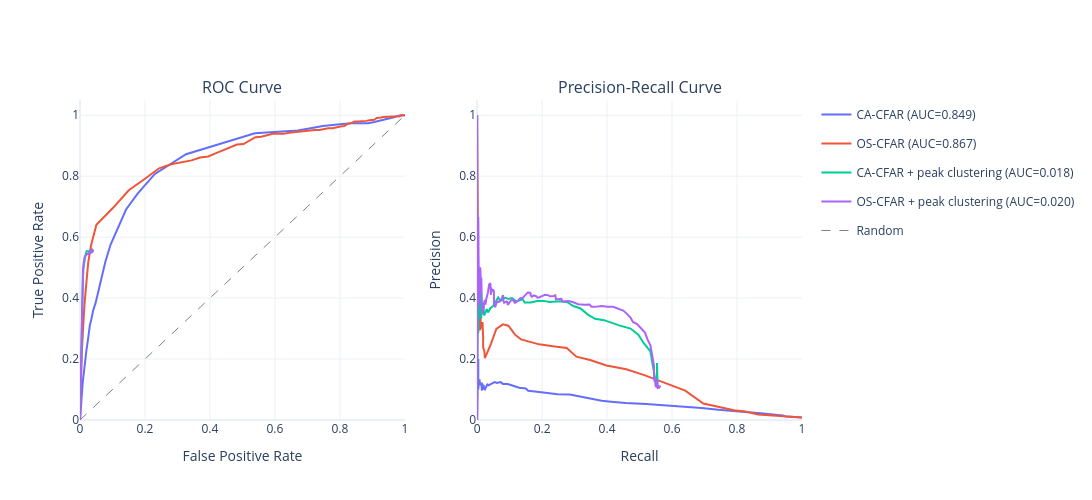

The notebook cell saved with this chart:
### Markdown cell above
## Detection Metrics Sweep (ROC and PR)

Here we define multiple `SweepSpec` configurations and sweep detector parameters to compare operating behavior.

For each sweep, the notebook reports:
- ROC AUC
- PR AUC
- Best parameter by Youden's J statistic
- Parameter nearest a target FPR

Interpretation guidance:
- Higher ROC AUC indicates better global discrimination between positives and negatives.
- Higher PR AUC is often more informative when positive events are relatively sparse.
- Comparing CFAR-only and CFAR+peak-clustering chains helps quantify how post-processing changes false-alarm/recall trade-offs.

### Code cell
specs = [
    # Just CA-CFAR
    SweepSpec(
        detection_chain=[
            CACFARDetector(num_guard_cells=2, num_training_cells=5, threshold_factor=1.1),
        ],
        algorithm_index=0,
        param_name="threshold_factor",
        param_values=np.linspace(0.0, 5.0, 400),
        label="CA-CFAR",
    ),
    # Just OS-CFAR
    SweepSpec(
        detection_chain=[
            OSCFARDetector(
                num_guard_cells=3, num_training_cells=12, rank=24, threshold_factor=1.1
            ),
        ],
        algorithm_index=0,
        param_name="threshold_factor",
        param_values=np.linspace(0.0, 5.0, 400),
        label="OS-CFAR",
    ),
    # CA-CFAR with Peak Detection clustering
    SweepSpec(
        detection_chain=[
            CACFARDetector(num_guard_cells=2, num_training_cells=5, threshold_factor=1.1),
            PeakDetector(distance=3),
        ],
        algorithm_index=0,
        param_name="threshold_factor",
        param_values=np.linspace(0.0, 5.0, 400),
        label="CA-CFAR + peak clustering",
    ),
    # OS-CFAR with Peak Detection clustering
    SweepSpec(
        detection_chain=[
            OSCFARDetector(
                num_guard_cells=3, num_training_cells=12, rank=15, threshold_factor=1.1
            ),
            PeakDetector(distance=3),
        ],
        algorithm_index=0,
        param_name="threshold_factor",
        param_values=np.linspace(0.0, 5.0, 400),
        label="OS-CFAR + peak clustering",
    ),
]

TARGET_FPR = 0.05

results = sweep_detection_parameter(
    snr_map=snr_map,
    sweep_specs=specs,
    ground_truth_paths=relative_bearing_truths,
    steering_azimuths_rad=steering_azimuths_rad,
    association_threshold_rad=np.deg2rad(2.0),
)

for r in results:
    print(
        f"{r.label}: "
        f"AUC-ROC={r.auc_roc:.4f}  "
        f"AUC-PR={r.auc_pr:.4f}  "
        f"best_param (Youden-J)={r.best_param:.4f}  "
        f"param @ FPR={TARGET_FPR}={r.param_at_fpr(TARGET_FPR):.4f}"
    )

plot_roc_pr(results).show()

### Figure 1 — Plotly figure (JSON) as saved in the notebook; plotly's stock layout.template omitted (floating-point values rounded to 4 significant figures; data arrays with more than 128 entries replaced by an {"elided": "..."} marker saying what was removed)
{"data": [{"legendgroup": "CA-CFAR", "line": {"color": "#636EFA", "width": 2}, "mode": "lines", "name": "CA-CFAR (AUC=0.849)", "type": "scatter", "x": {"elided": "400 float values"}, "xaxis": "x", "y": {"elided": "400 float values"}, "yaxis": "y"}, {"legendgroup": "CA-CFAR", "line": {"color": "#636EFA", "width": 2}, "mode": "lines", "name": "CA-CFAR (AUC=0.061)", "showlegend": false, "type": "scatter", "x": {"elided": "400 float values"}, "xaxis": "x2", "y": {"elided": "400 float values"}, "yaxis": "y2"}, {"legendgroup": "OS-CFAR", "line": {"color": "#EF553B", "width": 2}, "mode": "lines", "name": "OS-CFAR (AUC=0.867)", "type": "scatter", "x": {"elided": "400 float values"}, "xaxis": "x", "y": {"elided": "400 float values"}, "yaxis": "y"}, {"legendgroup": "OS-CFAR", "line": {"color": "#EF553B", "width": 2}, "mode": "lines", "name": "OS-CFAR (AUC=0.146)", "showlegend": false, "type": "scatter", "x": {"elided": "400 float values"}, "xaxis": "x2", "y": {"elided": "400 float values"}, "yaxis": "y2"}, {"legendgroup": "CA-CFAR + peak clustering", "line": {"color": "#00CC96", "width": 2}, "mode": "lines", "name": "CA-CFAR + peak clustering (AUC=0.018)", "type": "scatter", "x": {"elided": "400 float values"}, "xaxis": "x", "y": {"elided": "400 float values"}, "yaxis": "y"}, {"legendgroup": "CA-CFAR + peak clustering", "line": {"color": "#00CC96", "width": 2}, "mode": "lines", "name": "CA-CFAR + peak clustering (AUC=0.193)", "showlegend": false, "type": "scatter", "x": {"elided": "400 float values"}, "xaxis": "x2", "y": {"elided": "400 float values"}, "yaxis": "y2"}, {"legendgroup": "OS-CFAR + peak clustering", "line": {"color": "#AB63FA", "width": 2}, "mode": "lines", "name": "OS-CFAR + peak clustering (AUC=0.020)", "type": "scatter", "x": {"elided": "400 float values"}, "xaxis": "x", "y": {"elided": "400 float values"}, "yaxis": "y"}, {"legendgroup": "OS-CFAR + peak clustering", "line": {"color": "#AB63FA", "width": 2}, "mode": "lines", "name": "OS-CFAR + peak clustering (AUC=0.208)", "showlegend": false, "type": "scatter", "x": {"elided": "400 float values"}, "xaxis": "x2", "y": {"elided": "400 float values"}, "yaxis": "y2"}, {"line": {"color": "grey", "dash": "dash", "width": 1}, "mode": "lines", "name": "Random", "showlegend": true, "type": "scatter", "x": [0, 1], "xaxis": "x", "y": [0, 1], "yaxis": "y"}], "layout": {"annotations": [{"font": {"size": 16}, "showarrow": false, "text": "ROC Curve", "x": 0.225, "xanchor": "center", "xref": "paper", "y": 1, "yanchor": "bottom", "yref": "paper"}, {"font": {"size": 16}, "showarrow": false, "text": "Precision-Recall Curve", "x": 0.775, "xanchor": "center", "xref": "paper", "y": 1, "yanchor": "bottom", "yref": "paper"}], "height": 500, "showlegend": true, "width": 1100, "xaxis": {"anchor": "y", "domain": [0, 0.45], "range": [0, 1], "title": {"text": "False Positive Rate"}}, "xaxis2": {"anchor": "y2", "domain": [0.55, 1], "range": [0, 1], "title": {"text": "Recall"}}, "yaxis": {"anchor": "x", "domain": [0, 1], "range": [0, 1.05], "title": {"text": "True Positive Rate"}}, "yaxis2": {"anchor": "x2", "domain": [0, 1], "range": [0, 1.05], "title": {"text": "Precision"}}}}
